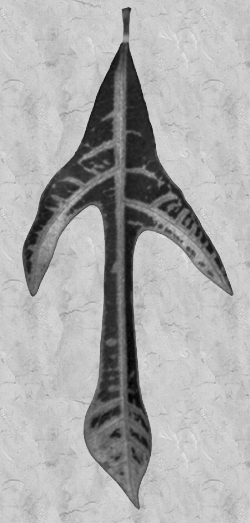
#> input picture images/daun.tif, 250 x 523 px
$ python 05-gray-level-cutting.py
#> lines starting #> are read from the running program, lines starting #| are printed output that depends on the picture; after the words box and inside, x2 and y2 are one past the last pixel; in counts of white or black regions, pixels touching at a corner belong together
import cv2
import matplotlib.pyplot as plt
import numpy as np

img = cv2.imread("../images/daun.tif")
#> img is the input picture: shape (523, 250, 3); min 0, max 228, mean 172.2
img = cv2.cvtColor(img, cv2.COLOR_BGR2RGB)
img_cpy = img.copy()

try:
    f1 = int(input("Enter minimum value: "))
#> the answer given: 3
    f2 = int(input("Enter maximum value: "))
#> the answer given: 3

    img_cpy[img >= f2] = 255
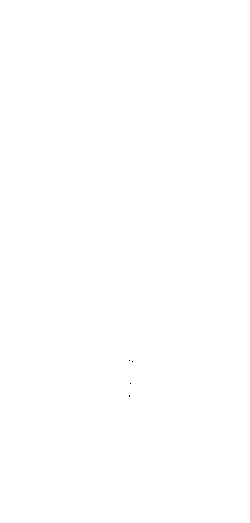
#> img_cpy: shape (523, 250, 3); min 0, max 255, mean 255
    img_cpy[img <= f1] = 0
#> img_cpy: shape (523, 250, 3); 100% white; black in thin lines or dots, all inside (x1, y1, x2, y2) = (128, 356, 133, 397)

    fig, axs = plt.subplots(ncols=2)
    axs[0].set_title("Original Image")
    axs[0].set_axis_off()
    axs[0].imshow(img)
    axs[1].set_title(f"Result\nf1: {f1} | f2: {f2}")
    axs[1].set_axis_off()
    axs[1].imshow(img_cpy)
    plt.show()
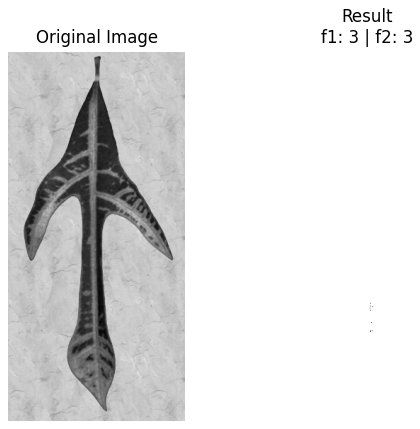
#> figure drawn by matplotlib, 2 panels
except:
    print("Error")
